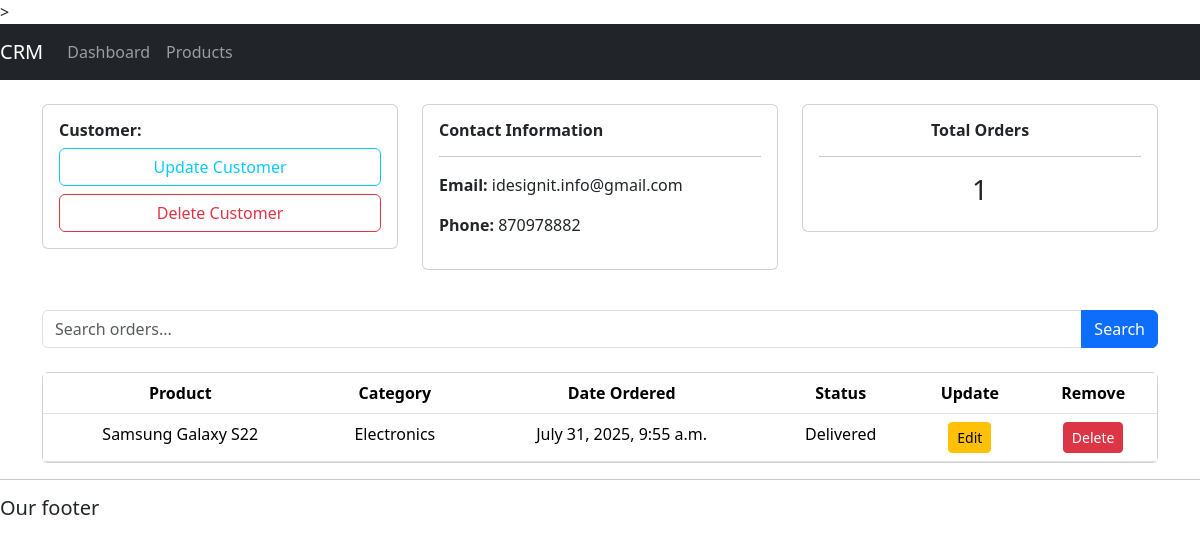
/customer/4/, run on the app's committed database.
### accounts/models.py (models this page shows, shortened)
class Customer(models.Model):
    name = models.CharField(max_length= 150, null= True)
    phone = models.IntegerField( null= True)
    email = models.EmailField(max_length= 200, null= True)
    day_created = models.DateTimeField(auto_now_add= True, null = True)

class Orders(models.Model):
    ORDER_STATUS = [
        ('Pending', 'Pending'),
        ('Delivered', 'Delivered'),
        ('Out for Delivery', 'Out for Delivery'),
    ]
    Customer = models.ForeignKey(Customer, on_delete= models.CASCADE)
    product = models.ForeignKey(Product, on_delete= models.SET_NULL, null= True )
    date_ordered = models.DateTimeField(auto_now_add= True, null= True)
    status = models.CharField(max_length= 500, null= True, choices= ORDER_STATUS)

class Product(models.Model):
    PRODUCT_CATEGORY = [
        ('Electronics', 'Electronics'),
        ('Clothing', 'Clothing'),
        ('Home Appliances', 'Home Appliances'),
        ('Books', 'Books'),
        ('Beauty & Personal Care', 'Beauty & Personal Care')
    ]
    name = models.CharField(max_length= 100, null = True)
    price = models.FloatField(null= True)
    category = models.CharField(max_length= 200, null = True, choices= PRODUCT_CATEGORY)
    description = models.CharField(max_length= 500, null= True)
    date_created = models.DateTimeField(auto_now_add= True, null= True)

### accounts/views.py (the view)
# urls.py: path('customer/<str:pk>/', views.customer, name= 'customer'),
def customer(request, pk):
    customer = Customer.objects.get(id= pk)
    orders = customer.orders_set.all()
    order_count = orders.count()
    context = {'customer': customer,'orders':orders, 'order_count': order_count}
    return render(request, 'accounts/customer.html', context)

### accounts/templates/accounts/customer.html
 {% extends "accounts/base.html" %}
   {%block content%}
    <div class="container mt-4">
  <div class="row mb-4">
    <div class="col-md-4 mb-3">
      <div class="card">
        <div class="card-body">
          <h6 class="fw-bold">Customer:</h6>
          <a href="#" class="btn btn-outline-info w-100 mb-2">Update Customer</a>
          <a href="#" class="btn btn-outline-danger w-100">Delete Customer</a>
        </div>
      </div>
    </div>
    <div class="col-md-4 mb-3">
      <div class="card">
        <div class="card-body">
          <h6 class="fw-bold">Contact Information</h6>
          <hr>
          <p><strong>Email:</strong> {{ customer.email }}</p>
          <p><strong>Phone:</strong> {{ customer.phone }}</p>
        </div>
      </div>
    </div>
    <div class="col-md-4 mb-3">
      <div class="card">
        <div class="card-body text-center">
          <h6 class="fw-bold">Total Orders</h6>
           <hr>
          <h3>{{ order_count }}</h3>
        </div>
      </div>
    </div>
  </div>
  <form method="GET" class="mb-4">
    <div class="input-group">
      <input type="text" name="search" class="form-control" placeholder="Search orders...">
      <button class="btn btn-primary" type="submit">Search</button>
    </div>
  </form>
  <div class="card">
    <div class="card-body p-0">
      <table class="table text-center mb-0">
        <thead style="background-color: #a9cce3;" class="text-dark">
          <tr>
            <th>Product</th>
            <th>Category</th>
            <th>Date Ordered</th>
            <th>Status</th>
            <th>Update</th>
            <th>Remove</th>
          </tr>
        </thead>
        <tbody>
          {% for order in orders %}
            <tr>
              <td>{{ order.product.name }}</td>
              <td>{{ order.product.category }}</td>
              <td>{{ order.date_ordered }}</td>
              <td>{{ order.status }}</td>
              <td><a href="#" class="btn btn-sm btn-warning">Edit</a></td>
              <td><a href="#" class="btn btn-sm btn-danger">Delete</a></td>
            </tr>
          {% empty %}
            <tr>
              <td colspan="6">No orders found.</td>
            </tr>
          {% endfor %}
        </tbody>
      </table>
    </div>
  </div>
</div>
    {%endblock%}

### data on the page
Customer: email "idesignit.info@gmail.com", phone "870978882"
Orders: product.name "Samsung Galaxy S22", product.category "Electronics", date_ordered "July 31, 2025, 9:55 a.m.", status "Delivered"

### other printed values
{{ order_count }} "1"
